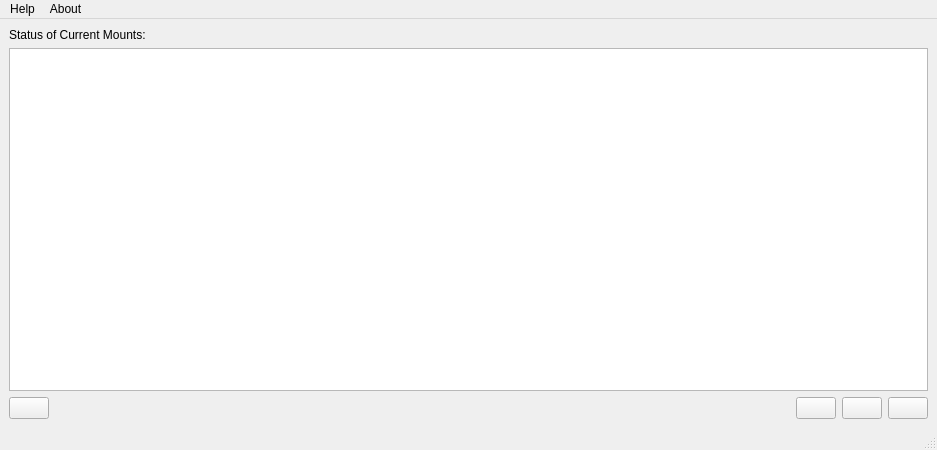
<?xml version="1.0" encoding="UTF-8"?>
<ui version="4.0">
 <class>MainWindow</class>
 <widget class="QMainWindow" name="MainWindow">
  <property name="geometry">
   <rect>
    <x>0</x>
    <y>0</y>
    <width>937</width>
    <height>450</height>
   </rect>
  </property>
  <property name="windowTitle">
   <string>MainWindow</string>
  </property>
  <widget class="QWidget" name="centralwidget">
   <layout class="QGridLayout" name="gridLayout">
    <item row="0" column="0">
     <layout class="QVBoxLayout" name="verticalLayout_3">
      <item>
       <widget class="QLabel" name="label_2">
        <property name="text">
         <string>Status of Current Mounts:</string>
        </property>
       </widget>
      </item>
      <item>
       <widget class="QTableWidget" name="tableWidget">
        <property name="showDropIndicator" stdset="0">
         <bool>true</bool>
        </property>
        <property name="alternatingRowColors">
         <bool>true</bool>
        </property>
       </widget>
      </item>
      <item>
       <layout class="QHBoxLayout" name="horizontalLayout_2">
        <item>
         <widget class="QPushButton" name="pushButton_newMount">
          <property name="text">
           <string/>
          </property>
         </widget>
        </item>
        <item>
         <spacer name="horizontalSpacer_2">
          <property name="orientation">
           <enum>Qt::Orientation::Horizontal</enum>
          </property>
          <property name="sizeHint" stdset="0">
           <size>
            <width>40</width>
            <height>20</height>
           </size>
          </property>
         </spacer>
        </item>
        <item>
         <widget class="QPushButton" name="pushButton_forget">
          <property name="text">
           <string/>
          </property>
         </widget>
        </item>
        <item>
         <widget class="QPushButton" name="pushButton_mountbuttton">
          <property name="text">
           <string/>
          </property>
         </widget>
        </item>
        <item>
         <widget class="QPushButton" name="pushButton_settings">
          <property name="text">
           <string/>
          </property>
          <property name="iconSize">
           <size>
            <width>16</width>
            <height>16</height>
           </size>
          </property>
         </widget>
        </item>
       </layout>
      </item>
     </layout>
    </item>
   </layout>
  </widget>
  <widget class="QMenuBar" name="menubar">
   <property name="geometry">
    <rect>
     <x>0</x>
     <y>0</y>
     <width>937</width>
     <height>33</height>
    </rect>
   </property>
   <widget class="QMenu" name="menuHelp">
    <property name="title">
     <string>Help</string>
    </property>
   </widget>
   <widget class="QMenu" name="menuAbout">
    <property name="title">
     <string>About</string>
    </property>
   </widget>
   <addaction name="menuHelp"/>
   <addaction name="menuAbout"/>
  </widget>
  <widget class="QStatusBar" name="statusbar"/>
 </widget>
 <resources/>
 <connections/>
</ui>
